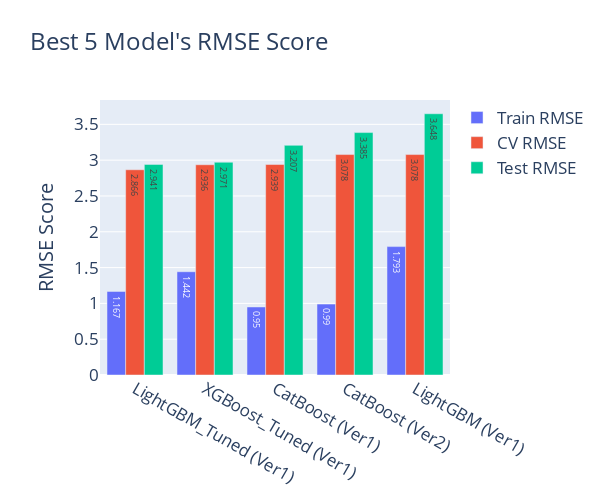

Notebook cell for this chart:
### Code cell
fig = go.Figure()

fig.add_trace(go.Bar(
    x=best_5_after['Model'], y=best_5_after['Train RMSE'],
    text=best_5_after['Train RMSE'], textposition='auto',
    name='Train RMSE'
))
fig.add_trace(go.Bar(
    x=best_5_after['Model'], y=best_5_after['CV RMSE'],
    text=best_5_after['CV RMSE'], textposition='auto',
    name='CV RMSE'
))
fig.add_trace(go.Bar(
    x=best_5_after['Model'], y=best_5_after['Test RMSE'],
    text=best_5_after['Test RMSE'], textposition='auto',
    name='Test RMSE'
))
fig.update_layout(
    title='Best 5 Model\'s RMSE Score',
    xaxis=None,
    yaxis=dict(title='RMSE Score'),
    height=500,
    width=600,
    margin=dict(l=100, r=100, t=100, b=120),
    font_size=17,
    
)
fig.show()

### Figure 1 — Plotly figure (JSON) as saved in the notebook; plotly's stock layout.template omitted (floating-point values rounded to 4 significant figures)
{"data": [{"name": "Train RMSE", "text": [1.167, 1.442, 0.95, 0.99, 1.793], "textposition": "auto", "type": "bar", "x": ["LightGBM_Tuned (Ver1)", "XGBoost_Tuned (Ver1)", "CatBoost (Ver1)", "CatBoost (Ver2)", "LightGBM (Ver1)"], "y": [1.167, 1.442, 0.95, 0.99, 1.793]}, {"name": "CV RMSE", "text": [2.866, 2.936, 2.939, 3.078, 3.078], "textposition": "auto", "type": "bar", "x": ["LightGBM_Tuned (Ver1)", "XGBoost_Tuned (Ver1)", "CatBoost (Ver1)", "CatBoost (Ver2)", "LightGBM (Ver1)"], "y": [2.866, 2.936, 2.939, 3.078, 3.078]}, {"name": "Test RMSE", "text": [2.941, 2.971, 3.207, 3.385, 3.648], "textposition": "auto", "type": "bar", "x": ["LightGBM_Tuned (Ver1)", "XGBoost_Tuned (Ver1)", "CatBoost (Ver1)", "CatBoost (Ver2)", "LightGBM (Ver1)"], "y": [2.941, 2.971, 3.207, 3.385, 3.648]}], "layout": {"font": {"size": 17}, "height": 500, "margin": {"b": 120, "l": 100, "r": 100, "t": 100}, "title": {"text": "Best 5 Model's RMSE Score"}, "width": 600, "xaxis": {}, "yaxis": {"title": {"text": "RMSE Score"}}}}
